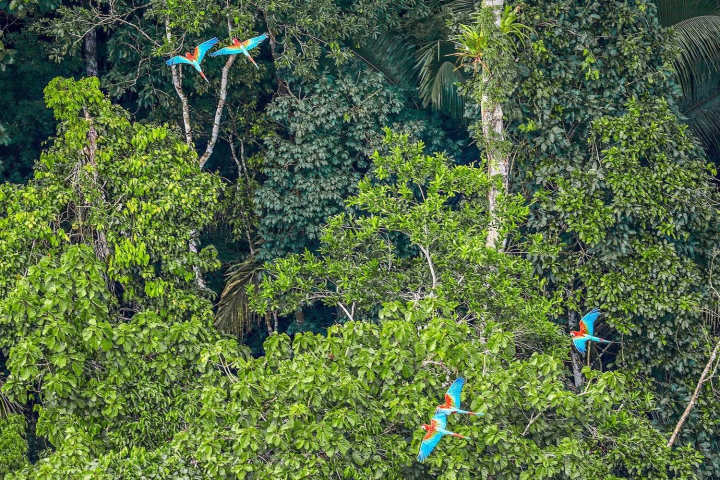
#> input picture resources/jungle.jpg, 1440 x 960 px, given in place of sea.jpg, which was not available (shown at 1/2 size)
$ python object_removal.py
#> lines starting #> are read from the running program, lines starting #| are printed output that depends on the picture; pictures that were not available may be replaced by others from this repository, and a replacement may not be noted
import numpy as np
import cv2


def main():
    sea = cv2.imread('./resources/sea.jpg')
#> sea is the input picture: shape (960, 1440, 3); mean B, G, R 66.3, 107.4, 85
    sea = sea.astype(np.float32)

    jungle = cv2.imread('./resources/jungle.jpg')
    jungle = jungle.astype(np.float32)

    def getNextBlockRightDown(block, src):

        height, width, _ = src.shape
        ssd = np.zeros([height, width])
        src = src.astype(np.float32)

        ker = np.ones([bl, bl])
        ker[int(bl / 5):, int(bl / 5):] = 0
        ker = ker.astype(np.float32)

        block[int(bl / 5):, int(bl / 5):] = 0

        for i in range(3):
            C = np.sum(block[:, :, i] * block[:, :, i])
            ssd += cv2.filter2D(src[:, :, i] * src[:, :, i], -1, ker) - 2 * (
                cv2.filter2D(src[:, :, i], -1, block[:, :, i])) + C

        ssd = ssd[int(bl / 2):height - int(bl / 2), int(bl / 2):width - int(bl / 2)]

        ssd_flat = ssd.flatten()

        k = randomness

        random_index = np.argpartition(ssd_flat, k)[np.random.randint(k)]

        x = int(random_index % ssd.shape[1])
        y = int(random_index / ssd.shape[1])

        next_block = np.copy(src[y:y + bl, x:x + bl, :])

        block_diff = block - next_block
        block_diff *= block_diff
        block_diff = cv2.cvtColor(block_diff, cv2.COLOR_BGR2GRAY)

        ver_diff = np.copy(block_diff[:, :int(bl / 5)])
        hor_diff = np.copy(block_diff[:int(bl / 5), :])

        cost = np.copy(ver_diff)
        for i in range(1, bl):
            for j in range(int(bl / 5)):
                if j == 0:
                    cost[i, j] += min(cost[i - 1, j], cost[i - 1, j + 1])
                elif j == int(bl / 5) - 1:
                    cost[i, j] += min(cost[i - 1, j], cost[i - 1, j - 1])
                else:
                    cost[i, j] += min(min(cost[i - 1, j], cost[i - 1, j - 1]), cost[i - 1, j + 1])

        res_block = np.copy(next_block)

        line_index = np.argmin(cost[bl - 1])
        for i in range(bl - 1, -1, -1):

            res_block[i, :line_index, :] = block[i, :line_index, :]

            if line_index == 0:
                line_index += np.argmin((cost[i])[line_index:line_index + 2])
            elif line_index == int(bl / 5) - 1:
                line_index += np.argmin((cost[i])[line_index - 1:line_index + 1]) - 1
            else:
                line_index += np.argmin((cost[i])[line_index - 1:line_index + 2]) - 1

        cost = np.copy(hor_diff)
        for j in range(1, bl):
            for i in range(int(bl / 5)):
                if i == 0:
                    cost[i, j] += min(cost[i, j - 1], cost[i + 1, j - 1])
                elif i == int(bl / 5) - 1:
                    cost[i, j] += min(cost[i, j - 1], cost[i - 1, j - 1])
                else:
                    cost[i, j] += min(min(cost[i, j - 1], cost[i - 1, j - 1]), cost[i + 1, j - 1])

        line_index = np.argmin(cost[:, bl - 1])

        for j in range(bl - 1, -1, -1):

            res_block[:line_index, j, :] = block[:line_index, j, :]

            if line_index == 0:
                line_index += np.argmin((cost[:, i])[line_index:line_index + 2])
            elif line_index == int(bl / 5) - 1:
                line_index += np.argmin((cost[:, j])[line_index - 1:line_index + 1]) - 1
            else:
                line_index += np.argmin((cost[:, j])[line_index - 1:line_index + 2]) - 1

        return res_block

    # [218 lines left out: functions getNextBlockEdgeRight, getNextBlockEdgeDown, not called in this run]

    def removeObject(image, init_x, init_y, patch_width, patch_height, source, bl, randomness):

        result = np.copy(image)

        for i in range(0, int(np.ceil(patch_height / int(bl / 5 * 4)))):
            for j in range(0, int(np.ceil(patch_width / int(bl / 5 * 4)))):
                y = init_y - int(bl / 5) + int(bl / 5 * 4) * i
                x = init_x - int(bl / 5) + int(bl / 5 * 4) * j
                block = np.copy(result[y: y + bl, x: x + bl, :])
                result[y: y + bl, x: x + bl, :] = getNextBlockRightDown(block, source)

        for j in range(0, int(np.ceil(patch_width / int(bl / 5 * 4)))):
            y = init_y - int(bl / 5) + int(bl / 5 * 4) * i + int(bl / 2)
            x = init_x - int(bl / 5) + int(bl / 5 * 4) * j
            block = np.copy(result[y: y + bl, x: x + bl, :])
            result[y: y + bl, x: x + bl, :] = getNextBlockEdgeRight(block, source)

        for i in range(0, int(np.ceil(patch_height / int(bl / 5 * 4)))):
            y = init_y - int(bl / 5) + int(bl / 5 * 4) * i
            x = init_x - int(bl / 5) + int(bl / 5 * 4) * j + int(bl / 2)
            block = np.copy(result[y: y + bl, x: x + bl, :])
            result[y: y + bl, x: x + bl, :] = getNextBlockEdgeDown(block, source)

        return result

    # Swimmer
    init_x, init_y = (742, 700)
    patch_width, patch_height = (213, 463)
    source = np.copy(sea[:, 960:, :])
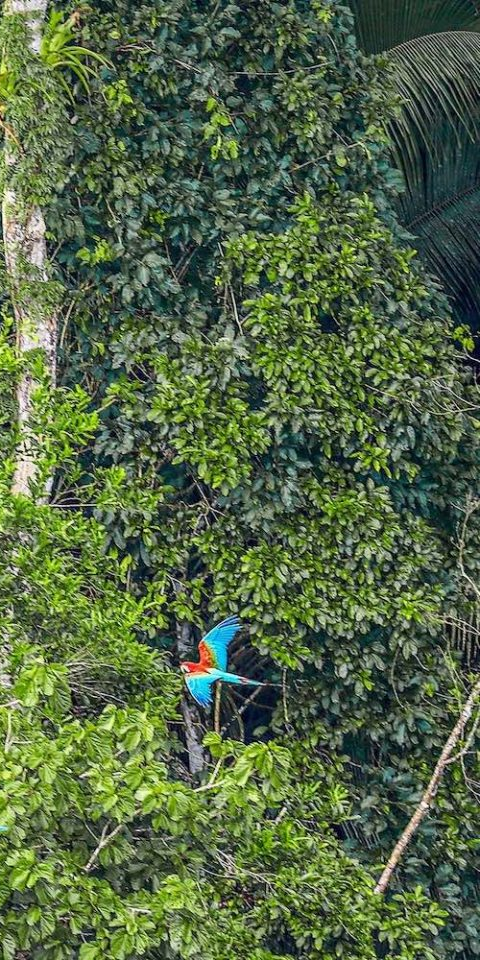
#> source: shape (960, 480, 3) float32; mean B, G, R 69.3, 103.6, 84
    bl = 40
    randomness = 3
    res16 = removeObject(sea, init_x, init_y, patch_width, patch_height, source, bl, randomness)
#> the loop in removeObject, `for i in range(0, int(np.ceil(patch_height / int(bl / 5 * 4)))):` made 9 passes
#> pass 1, in getNextBlockRightDown, `next_block = np.copy(src[y:y + bl, x:x + bl, :])`:
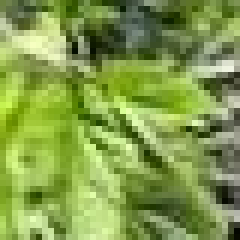
#> next_block: shape (40, 40, 3) float32 (shown 6 times larger); mean of channels 0, 1, 2 75.8, 155.6, 130.3; drawn as B, G, R
#> pass 1, in getNextBlockRightDown, `block_diff = block - next_block`:
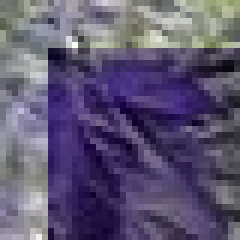
#> block_diff: shape (40, 40, 3) float32 (shown 6 times larger); mean of channels 0, 1, 2 -47.1, -98.9, -83.5; drawn with min black and max white
#> pass 1, in getNextBlockRightDown, `block_diff *= block_diff`:
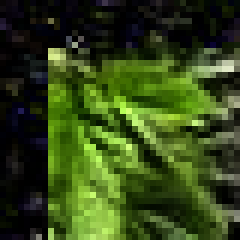
#> block_diff: shape (40, 40, 3) float32 (shown 6 times larger); mean of channels 0, 1, 2 6132.4, 18146.6, 13276.4; drawn with min black and max white
#> pass 1, in getNextBlockRightDown, `block_diff = cv2.cvtColor(block_diff, cv2.COLOR_BGR2GRAY)`:
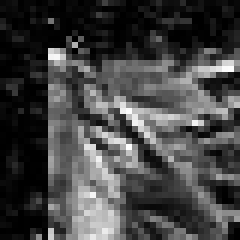
#> block_diff: shape (40, 40) float32 (shown 6 times larger); min 8.28, max 58054.8, mean 15320.9; drawn with min black and max white
#> after the loop in removeObject, `for i in range(0, int(np.ceil(patch_height / int(bl / 5 * 4)))):`:
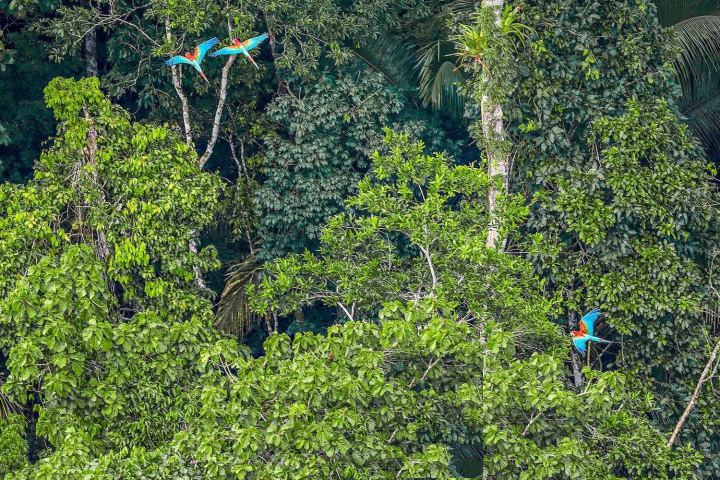
#> result: shape (960, 1440, 3) float32 (shown at 1/2 size); mean B, G, R 66, 106.4, 84.2

    # Button birds
    init_x, init_y = (824, 713)
    patch_width, patch_height = (167, 216)
    source = np.copy(jungle[738:955, 361:822, :])
    bl = 20
    randomness = 3
    res15 = removeObject(jungle, init_x, init_y, patch_width, patch_height, source, bl, randomness)

    # Bird on the right
    init_x, init_y = (1131, 575)
    patch_width, patch_height = (115, 203)
    source = np.copy(jungle[380:, 1240:, :])
    bl = 15
    randomness = 3
    res15 = removeObject(res15, init_x, init_y, patch_width, patch_height, source, bl, randomness)

    # Birds on the upper left (1)
    init_x, init_y = (356, 70)
    patch_width, patch_height = (85, 96)
    source = np.copy(jungle[150:457, 467:573, :])
    bl = 10
    randomness = 1
    res15 = removeObject(res15, init_x, init_y, patch_width, patch_height, source, bl, randomness)

    # Birds on the upper left (2)
    init_x, init_y = (478, 42)
    patch_width, patch_height = (100, 84)
    source = np.copy(jungle[:64, :677, :])
    bl = 10
    randomness = 1
    res15 = removeObject(res15, init_x, init_y, patch_width, patch_height, source, bl, randomness)

    # Birds on the upper left (3)
    init_x, init_y = (440, 53)
    patch_width, patch_height = (64, 83)
    source = np.copy(jungle[:64, :677, :])
    bl = 10
    randomness = 1
    res15 = removeObject(res15, init_x, init_y, patch_width, patch_height, source, bl, randomness)

    # Birds on the upper left (4)
    init_x, init_y = (329, 110)
    patch_width, patch_height = (45, 25)
    source = np.copy(jungle[:64, :677, :])
    bl = 10
    randomness = 1
    res15 = removeObject(res15, init_x, init_y, patch_width, patch_height, source, bl, randomness)

    cv2.imwrite('./results/swimmer-removed.jpg', res16)
    cv2.imwrite('./results/birds-removed.jpg', res15)


if __name__ == "__main__":
#> (the run stopped early here; a loop or call above may not have finished)
